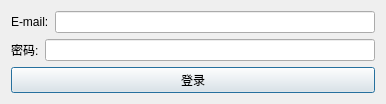
<?xml version="1.0" encoding="UTF-8"?>
<ui version="4.0">
 <class>login</class>
 <widget class="QDialog" name="login">
  <property name="geometry">
   <rect>
    <x>0</x>
    <y>0</y>
    <width>386</width>
    <height>99</height>
   </rect>
  </property>
  <property name="windowTitle">
   <string>登录</string>
  </property>
  <property name="modal">
   <bool>true</bool>
  </property>
  <layout class="QVBoxLayout" name="verticalLayout">
   <item>
    <layout class="QHBoxLayout" name="horizontalLayout_3">
     <item>
      <widget class="QLabel" name="label">
       <property name="text">
        <string>E-mail:</string>
       </property>
       <property name="buddy">
        <cstring>email</cstring>
       </property>
      </widget>
     </item>
     <item>
      <widget class="QLineEdit" name="email"/>
     </item>
    </layout>
   </item>
   <item>
    <layout class="QHBoxLayout" name="horizontalLayout">
     <item>
      <widget class="QLabel" name="label_2">
       <property name="text">
        <string>密码:</string>
       </property>
       <property name="buddy">
        <cstring>password</cstring>
       </property>
      </widget>
     </item>
     <item>
      <widget class="QLineEdit" name="password">
       <property name="echoMode">
        <enum>QLineEdit::Password</enum>
       </property>
      </widget>
     </item>
    </layout>
   </item>
   <item>
    <widget class="QPushButton" name="btn_login">
     <property name="text">
      <string>登录</string>
     </property>
    </widget>
   </item>
  </layout>
 </widget>
 <tabstops>
  <tabstop>email</tabstop>
  <tabstop>password</tabstop>
  <tabstop>btn_login</tabstop>
 </tabstops>
 <resources/>
 <connections/>
</ui>
